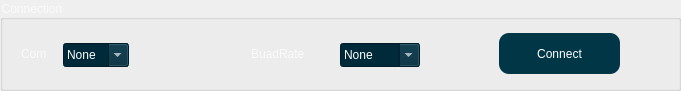
   <widget class="QGroupBox" name="groupBox">
    <property name="geometry">
     <rect>
      <x>30</x>
      <y>750</y>
      <width>681</width>
      <height>91</height>
     </rect>
    </property>
    <property name="styleSheet">
     <string notr="true">font: 75 14pt &quot;Comic Sans MS&quot;;
color:rgb(250, 250, 250)</string>
    </property>
    <property name="title">
     <string>Connection</string>
    </property>
    <widget class="QLabel" name="label_2">
     <property name="geometry">
      <rect>
       <x>21</x>
       <y>41</y>
       <width>36</width>
       <height>26</height>
      </rect>
     </property>
     <property name="text">
      <string>Com</string>
     </property>
    </widget>
    <widget class="QComboBox" name="comboBoxCOM">
     <property name="geometry">
      <rect>
       <x>63</x>
       <y>43</y>
       <width>66</width>
       <height>24</height>
      </rect>
     </property>
     <property name="styleSheet">
      <string notr="true"> font: 11pt &quot;MS Shell Dlg 2&quot;;
color: rgb(255, 255, 255);

background-color: rgb(0, 41, 58);</string>
     </property>
     <property name="editable">
      <bool>true</bool>
     </property>
     <item>
      <property name="text">
       <string>None</string>
      </property>
     </item>
    </widget>
    <widget class="QLabel" name="label_3">
     <property name="geometry">
      <rect>
       <x>251</x>
       <y>41</y>
       <width>83</width>
       <height>26</height>
      </rect>
     </property>
     <property name="text">
      <string>BuadRate</string>
     </property>
    </widget>
    <widget class="QComboBox" name="comboBoxBuadRate">
     <property name="geometry">
      <rect>
       <x>340</x>
       <y>43</y>
       <width>80</width>
       <height>24</height>
      </rect>
     </property>
     <property name="styleSheet">
      <string notr="true"> font: 11pt &quot;MS Shell Dlg 2&quot;;
color: rgb(255, 255, 255);

background-color: rgb(0, 41, 58);</string>
     </property>
     <property name="editable">
      <bool>true</bool>
     </property>
     <item>
      <property name="text">
       <string>None</string>
      </property>
     </item>
     <item>
      <property name="text">
       <string>9600</string>
      </property>
     </item>
     <item>
      <property name="text">
       <string>115200</string>
      </property>
     </item>
    </widget>
    <widget class="QPushButton" name="btnConnect">
     <property name="geometry">
      <rect>
       <x>499</x>
       <y>33</y>
       <width>121</width>
       <height>41</height>
      </rect>
     </property>
     <property name="cursor">
      <cursorShape>PointingHandCursor</cursorShape>
     </property>
     <property name="styleSheet">
      <string notr="true">QPushButton{
background-color: rgb(0, 54, 69);
   border-radius: 10px;
border-color: rgb(255, 85, 255);
color: rgb(255, 255, 255);
font: 10pt &quot;Comic Sans MS&quot;;
}

QPushButton::hover
{
border:0px;
	
	background-color: rgb(0, 121, 131);
}
QPushButton:pressed
{
border:1px solid rgb(0, 121, 131);
background-color: rgb(179,250, 250);
}</string>
     </property>
     <property name="text">
      <string>Connect</string>
     </property>
    </widget>
   </widget>
